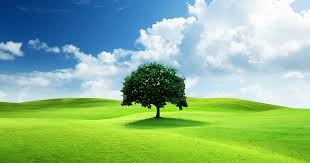
#> input picture day 5 assessment/image1.jpg, 310 x 163 px
$ python SIFT.py
#> lines starting #> are read from the running program, lines starting #| are printed output that depends on the picture
import cv2
import matplotlib.pyplot as plt
img = cv2.imread("image1.jpg")
#> img is the input picture: shape (163, 310, 3); mean B, G, R 140.2, 183.7, 140.1
#SIFT
gray = cv2.cvtColor(img, cv2.COLOR_RGB2GRAY)
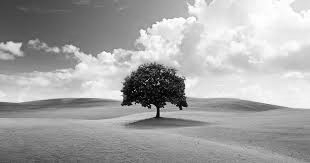
#> gray: shape (163, 310); min 1, max 255, mean 165.7
sift = cv2.SIFT_create()
kp, des = sift.detectAndCompute(gray, None)
#> kp = 145 keypoints; strongest (x, y, size): (154, 88, 33.1), (149, 107, 2), (153, 106, 3), (127, 102, 5.7)
sift_img = cv2.drawKeypoints(gray, kp, None)
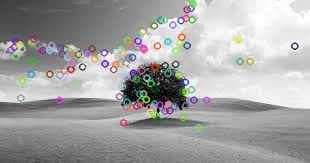
#> sift_img: shape (163, 310, 3); mean of channels 0, 1, 2 164, 164.3, 164.5; drawn as B, G, R
#HOG
hog = cv2.HOGDescriptor()
h = hog.compute(gray)
plt.subplot(1,2,1), plt.imshow(sift_img), plt.title("SIFT Features")
plt.axis("off")
plt.subplot(1,2,2), plt.plot(h[:100])
plt.title("HOG Features (first 100)")
plt.show()
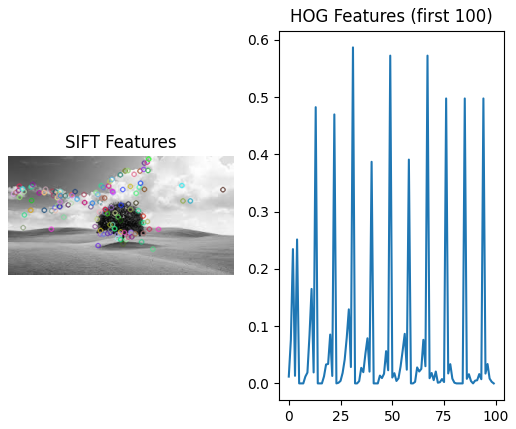
#> figure drawn by matplotlib, 2 panels; panel 2: curve peaks at x = 31, y = 0.587

$ run again, with day 5 assessment/building.jpg copied over day 5 assessment/image1.jpg
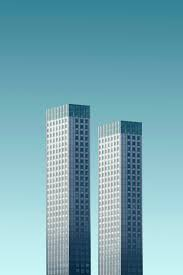
#> input picture day 5 assessment/building.jpg, 183 x 275 px
#> img is the input picture: shape (275, 183, 3); mean B, G, R 179.8, 168, 119.5
#> `gray = cv2.cvtColor(img, cv2.COLOR_RGB2GRAY)`:
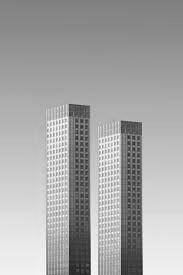
#> gray: shape (275, 183); min 33, max 255, mean 166
#> kp = 242 keypoints; strongest (x, y, size): (131, 131, 15.8), (89, 268, 2.5), (89, 263, 2), (79, 115, 15.8)
#> `plt.show()`:
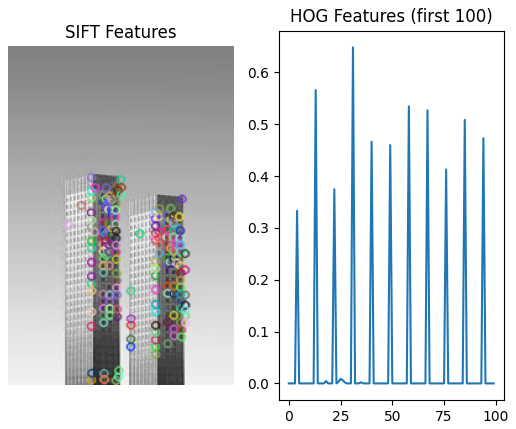
#> figure drawn by matplotlib, 2 panels; panel 2: curve peaks at x = 31, y = 0.648
